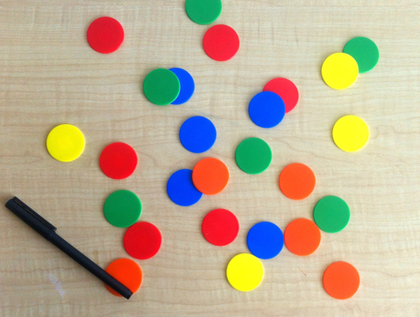
%> input picture 1_transformation_histogram/im2.png, 420 x 317 px, shrunk from 518 x 391 before the run
$ octave Histogram_Eq.m   (GNU Octave 9; MATLAB toolbox functions it lacks are replaced by stand-ins)
%> lines starting %> are read from the running program, lines starting %| are printed output that depends on the picture
img = imread('im2.png');             % Read the image
%> img is the input picture: size 317x420x3 uint8; mean R, G, B 188.3, 173.3, 148.1
img = rgb2gray(img);                 % Convert the BRG image to the grayscale one
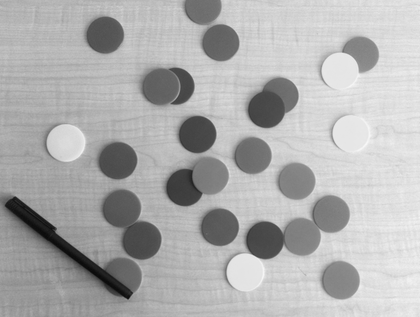
%> img: size 317x420 uint8; min 10, max 247, mean 174.9
H=size(img,1);						 % Read the height of the image
%> H = 317
W=size(img,2); 						 % Read the width of the image
%> W = 420
Hist_arr = zeros(1,256);             % Create an empty array with the size of the intensity range
CDF_array=zeros(1,256); 			 % Create an empty array to hold CDF calculated from PDF
Hist_eq_arr = zeros(1,256);          % Create an empty array for holding the equalized histogram
hist_eq_img=uint8(zeros(H,W));       % Create a 2D array for keeping the histogram-equalized image

% Create a nested for-loop for reading the intensity of each pixel and increase...
% the corespondent Hist_arr element by one, since our intensity range is from 0-255...
% while that of Hist_arr is from 1-256
for i=1:H;
    for j=1:W;
        Hist_arr(1,img(i,j)+1)=Hist_arr(1,img(i,j)+1) + 1;
    end
end
%> after the loop, Hist_arr = 256 values, max 1809 at index 231, min 0 at index 1, mean 520.1

Hist_arr_pdf=Hist_arr/(H*W);         % For PDF, divide the number of pixels with each intensity level to total number of pixels
%> Hist_arr_pdf = 256 values, max 0.0136 at index 231, min 0 at index 1, mean 0.00391
dummy1=0;

% Generating the CDF from PDF
for k=1:length(Hist_arr);
    dummy1=dummy1+Hist_arr_pdf(k);
    CDF_array(k)= dummy1;
end
%> this loop made 256 passes
%> dummy1 on passes 1 to 3: 0, 0, 0
%> after the loop, CDF_array = 256 values from 0 to 1; dummy1 = 1

% Histogram equalization:
% In this for-loop we read the value of each pixel in the original pic and find...
% the equalized value for it in the CDF array and put it in the hist_eq_img...
% after that, add this mapped value to the Hist_eq_arr
for l=1:H;
    for m=1:W;
        hist_eq_img(l,m) = round(CDF_array(img(l,m)+1) * (length(Hist_arr_pdf)-1)); % scale to 255 and round to nearest integer
        Hist_eq_arr(1, hist_eq_img(l,m)+1) = Hist_eq_arr(1,hist_eq_img(l,m)+1)+1; % Its histogram
    end
end
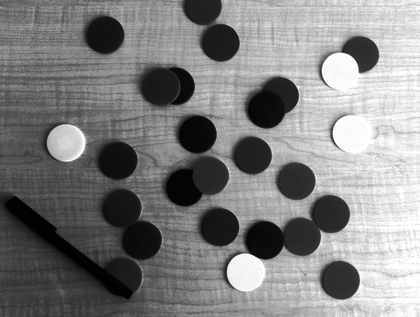
%> hist_eq_img: size 317x420 uint8; min 0, max 255, mean 128.6
%> after the loop, Hist_eq_arr = 256 values, max 1809 at index 252, min 0 at index 47, mean 520.1


figure, imshow(img);
figure, imshow(hist_eq_img)
figure, plot (Hist_arr);
%> after `plot (Hist_arr)`:
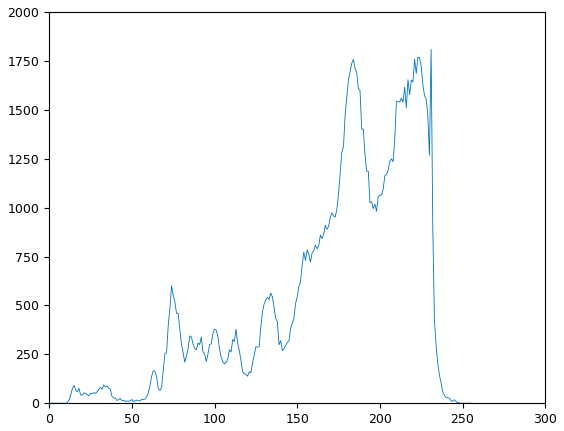
%> figure redrawn from the program's plot data; curve peaks at x = 231, y = 1809
figure, plot (Hist_eq_arr);
%> after `plot (Hist_eq_arr)`:
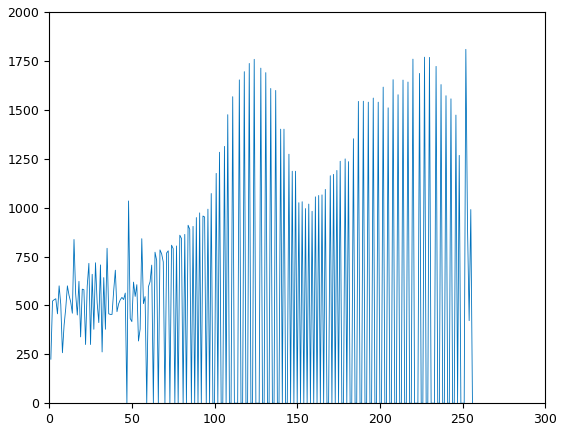
%> figure redrawn from the program's plot data; curve peaks at x = 252, y = 1809

$ run again, with 1_transformation_histogram/01 Rotation 90.png copied over 1_transformation_histogram/im2.png
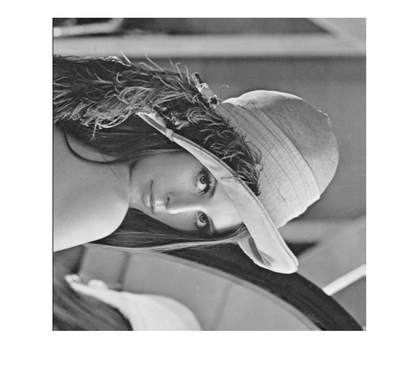
%> input picture 1_transformation_histogram/01 Rotation 90.png, 420 x 370 px, shrunk from 687 x 605 before the run
%> img is the input picture: size 370x420x3 uint8; min 0, max 255, mean 175.2
%> img: size 370x420 uint8
%> after the loop `for i=1:H;`: Hist_arr = 256 values, max 55901 at index 255, min 0 at index 2, mean 607
%> Hist_arr_pdf = 256 values, max 0.36 at index 255, min 0 at index 2, mean 0.00391
%> the loop `for k=1:length(Hist_arr);` made 256 passes
%> dummy1 on passes 1 to 3: 6.44e-06, 6.44e-06, 6.44e-06
%> after the loop `for k=1:length(Hist_arr);`: CDF_array = 256 values from 6.44e-06 to 1; dummy1 = 1
%> after the loop `for l=1:H;`:
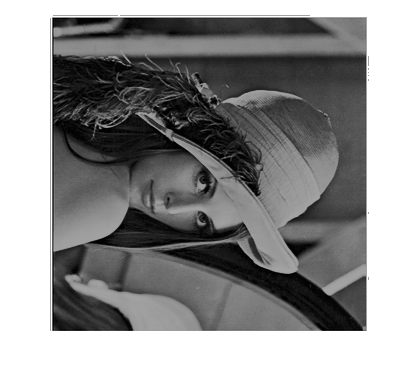
%> hist_eq_img: size 370x420 uint8; min 0, max 255, mean 144.3
%> after the loop `for l=1:H;`: Hist_eq_arr = 256 values, max 55901 at index 255, min 0 at index 11, mean 607
%> `plot (Hist_arr)`:
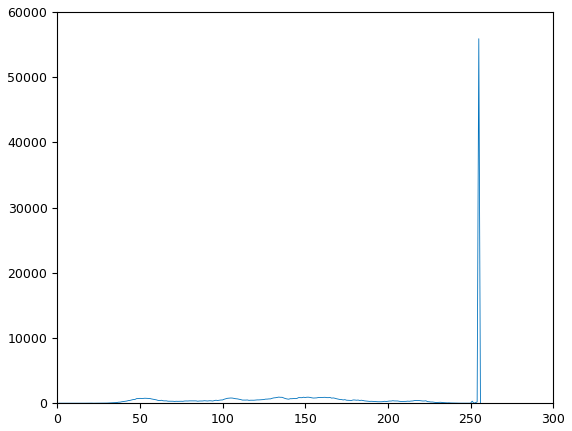
%> figure redrawn from the program's plot data; curve peaks at x = 255, y = 55901
